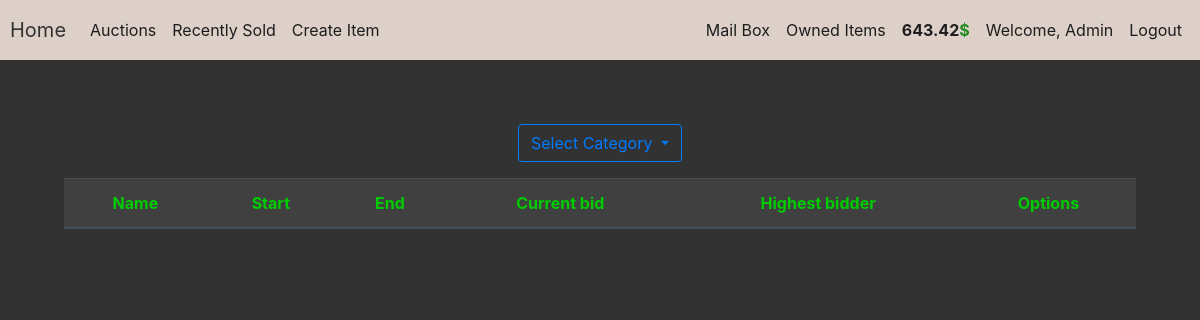
The page /auctions/Art (signed in) on the database as committed earlier.
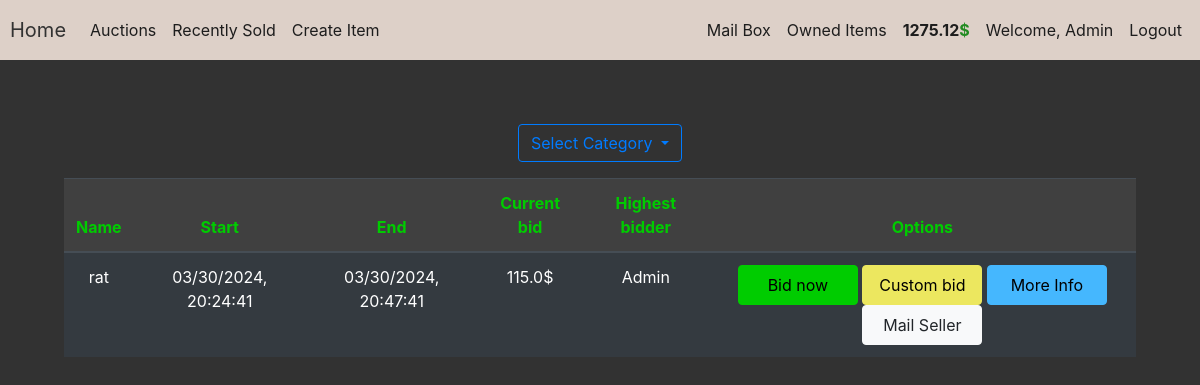
The same page on the database as committed later.
### auction/models.py (models this page shows, shortened)
class User(db.Model,UserMixin):
    id = db.Column(db.Integer(),primary_key=True)
    username = db.Column(db.String(length=50),unique=True,nullable=False)
    email_address = db.Column(db.String(length=255),nullable=False,unique=True)
    password_hash = db.Column(db.String(length=60),nullable=False)
    budget = db.Column(db.Integer(),nullable=False,default=1000)
    phone_number = db.Column(db.String(length=255),nullable=False)
    items = db.relationship('Item',backref='owned_user',lazy=True)
    @property
    def password(self):
        return self.password
    def show_budget(self):
        return round(self.budget,2)

class Item(db.Model):
    id = db.Column(db.Integer(),primary_key=True)
    name = db.Column(db.String(length=30),nullable=False,unique=True)
    description = db.Column(db.String(length=1024),nullable=False)
    start = db.Column(db.String(length=30),nullable=False)
    end = db.Column(db.String(length=30), nullable=False)
    current_bid = db.Column(db.Float,nullable=False)
    category = db.Column(db.String(),nullable=False)
    step = db.Column(db.Float,nullable=False)
    seller_id = db.Column(db.Integer())
    bidder_id = db.Column(db.Integer())
    owner = db.Column(db.Integer(),db.ForeignKey('user.id'))
    image = db.Column(db.String(length=255))
    sold = db.Column(db.String(length=10))
    def minimum_next_bid(self):
        return round(self.current_bid * self.step,2)

### auction/routes.py (the view, shortened to what this page needs)
@app.route('/auctions/<string:category>',methods=['GET','POST'])
@login_required
def auction_page_categories(category):
    bid_form = BidForm()
    custom_bid_form = CustomBidForm()
    if request.method == 'GET':
        items = Item.query.filter_by(owner=None,category=category)
        return render_template('auctions_categories.html',items=items,bid_form=bid_form,custom_bid_form=custom_bid_form,category=category)

### auction/models.py (called while the page is built)
@login_manager.user_loader
def load_user(user_id):
    return User.query.get(int(user_id))

### auction/templates/auctions_categories.html (shortened to what this page needs)
{% extends 'base.html' %}
{% block content %}
<div class="position-relative overflow-hidden p-3 p-md-5 m-md-3 text-center">
    <div class="btn-group mb-3">
        <button type="button" class="btn btn-outline-primary dropdown-toggle" data-toggle="dropdown" aria-haspopup="true" aria-expanded="false">
            Select Category
        </button>
    </div>
    <table id="tasks-table" class="table table-hover table-dark">
        <thead class="table_head">
            <tr>
                <th scope="col">Name</th>
                <th scope="col">Start</th>
                <th scope="col">End</th>
                <th scope="col">Current bid</th>
                <th scope="col">Highest bidder</th>
                <th scope="col">Options</th>
            </tr>
        </thead>
        <tbody>
            {% for item in items %}
                <tr>
                    <td>{{ item.name[:-6] }}</td>
                    <td>{{ item.start }}</td>
                    <td>{{ item.end }}</td>
                    <td>{{ item.current_bid }}$</td>
                    <td>{{ item.bidder_id }}</td>
                    <td>
                        <button class="btn btn-outline btn-success" data-toggle="modal"  data-target="#Modal-BidConfirm-{{ item.id }}">Bid now</button>
                        <button class="btn btn-outline btn-warning" data-toggle="modal" data-target="#Modal-CustomBidConfirm-{{ item.id }}">Custom bid</button>
                        <button class="btn btn-outline btn-info" data-toggle="modal" data-target="#Modal-MoreInfo-{{ item.id }}">More Info</button>
                        <button class="btn btn-outline btn-light" data-toggle="modal" data-target="#Modal-MailSeller-{{ item.id }}">Mail Seller</button>
                    </td>
                </tr>
            {% endfor %}
        </tbody>
    </table>
</div>
{% endblock %}

### auction/templates/base.html (shortened to what this page needs)
<!doctype html>
<html lang="en">
   <head>
      <link rel="stylesheet" href="https://cdn.jsdelivr.net/npm/bootstrap@4.5.3/dist/css/bootstrap.min.css">
      <link rel="stylesheet" href="{{ url_for('static', filename='style.css') }}">
   </head>
   <body>
      <nav class="navbar navbar-expand-md navbar-dark bg-dark">
         <a class="navbar-brand" href="{{ url_for('home_page') }}">Home</a>
         <div class="collapse navbar-collapse" id="navbarNav">
            <ul class="navbar-nav mr-auto">
               <li class="nav-item active">
                  <a class="nav-link nav-link-button" href="{{ url_for('auction_page') }}">Auctions <span class="sr-only">(current)</span></a>
               </li>
               {% if current_user.is_authenticated %}
               <li class="nav-item">
                  <a class="nav-link nav-link-button" href="{{ url_for('recently_sold_items') }}">Recently Sold</a>
               </li>
               <li class="nav-item">
                  <a class="nav-link nav-link-button" href="{{ url_for('create_page') }}">Create Item</a>
               </li>
               {% endif %}
            </ul>
            {% if current_user.is_authenticated %}
            <ul class="navbar-nav">
               <li class="nav-item">
                  <a class="nav-link nav-link-button" href="{{ url_for('mail_box') }}">Mail Box</a>
               </li>
               <li class="nav-item">
                  <a class="nav-link nav-link-button" href="{{ url_for('owned_items_page') }}">Owned Items</a>
               </li>
               <li class="nav-item">
                  <a class="nav-link money">
                     {{ current_user.show_budget() }}<span class="dollar-sign">$</span>
                  </a>
               </li>
               <li class="nav-item">
                  <a class="nav-link">Welcome, {{ current_user.username }}</a>
               </li>
               <li class="nav-item">
                  <a class="nav-link nav-link-button" href="{{ url_for('logout_page') }}">Logout</a>
               </li>
            </ul>
            {% endif %}
         </div>
      </nav>
      {% block content %}
      {% endblock %}
   </body>
</html>

Rows that differ between the two databases and show on the page:
changed User "Admin": show_budget "643.42" → "1275.12"
added Item: name "rat", start "03/30/2024, 20:24:41", end "03/30/2024, 20:47:41", current_bid "115.0", bidder_id "Admin"
